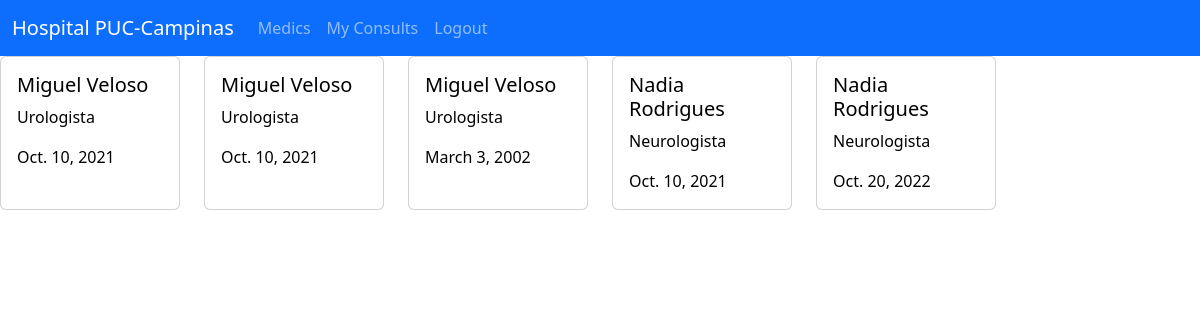
The page /accounts/myConsults (signed in) on the database its author committed.
### accounts/models.py (models this page shows, shortened)
class Consultation(models.Model):
    user = models.ForeignKey(User, on_delete=models.DO_NOTHING)
    medic = models.ForeignKey(Medic, on_delete=models.DO_NOTHING)
    date = models.DateField(blank=True, null=True)
    created = models.DateField(auto_now_add=True, blank=True, null=True)

class Medic(models.Model):
    name = models.CharField(max_length=50)
    specialty = models.CharField(max_length=200)
    crm = models.CharField(max_length=20)
    photo = models.ImageField(blank=True, upload_to='photo/')

### accounts/views.py (the view)
# urls.py: path('accounts/myConsults', views.my_consults_screen, name='my_consults'),
def my_consults_screen(request):
    data = Consultation.objects.filter(user=request.user.id)
    return render(request, 'myConsults.html', {'data': data})

### accounts/templates/myConsults.html (shortened to what this page needs)
{% extends 'default.html' %}
{% load bootstrap5 %}
{% block 'body' %}
  <div class="row row-cols-1 row-cols-sm-6 sm-6">
            {% for d in data %}
              <div class="col">
                <div class="card h-100">
                  <div class="card-body text-black bg-ligth">
                    <h5 class="card-title">{{d.medic.name}}</h5>
                    <p class="card-text">{{d.medic.specialty}}</p>
                    <p class="card-text">{{d.date}}</p>
                  </div>
                </div>
              </div>
            {% endfor %}
  </div>
{% endblock %}

### rows shown on the page
Consultation: medic.name "Miguel Veloso", medic.specialty "Urologista", date "Oct. 10, 2021"
Consultation: medic.name "Miguel Veloso", medic.specialty "Urologista", date "Oct. 10, 2021"
Consultation: medic.name "Miguel Veloso", medic.specialty "Urologista", date "March 3, 2002"
Consultation: medic.name "Nadia Rodrigues", medic.specialty "Neurologista", date "Oct. 10, 2021"
Consultation: medic.name "Nadia Rodrigues", medic.specialty "Neurologista", date "Oct. 20, 2022"
